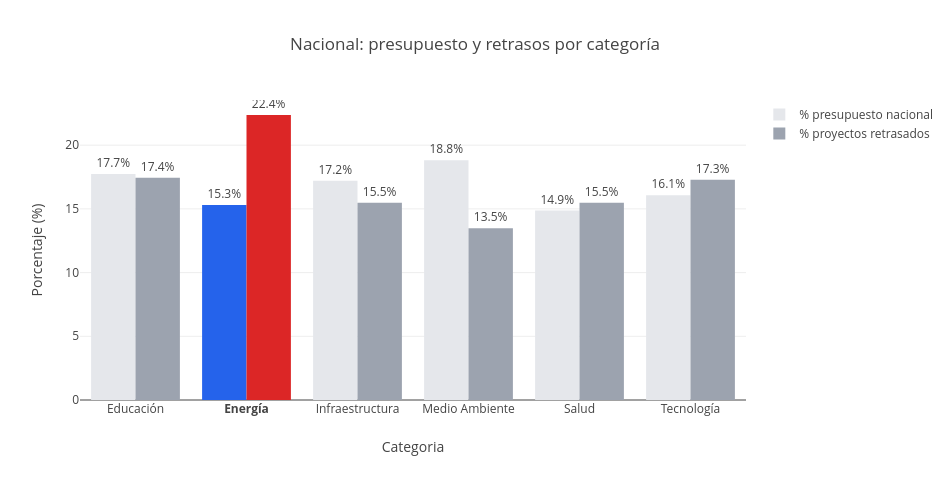

Notebook code cell kept with this figure:
### Code cell
cat_plot = cat_nacional.melt(
    id_vars=["Categoria"],
    value_vars=["Pct_Presup_Pais", "Pct_Retrasados"],
    var_name="Metrica",
    value_name="Porcentaje",
)
cat_plot["Metrica"] = cat_plot["Metrica"].map({
    "Pct_Presup_Pais": "% presupuesto nacional",
    "Pct_Retrasados": "% proyectos retrasados",
})

fig1 = px.bar(
    cat_plot,
    x="Categoria",
    y="Porcentaje",
    color="Metrica",
    barmode="group",
    text=cat_plot["Porcentaje"].round(1),
    title="Nacional: presupuesto y retrasos por categoría",
    color_discrete_map={
        "% presupuesto nacional": "#2563EB",
        "% proyectos retrasados": "#DC2626",
    },
    category_orders={"Categoria": ORDEN_CAT},
)

GRAY_PRESUP = "#E5E7EB"
GRAY_RETASO = "#9CA3AF"
COLOR_METRICA = {
    "% presupuesto nacional": "#2563EB",
    "% proyectos retrasados": "#DC2626",
}

for trace in fig1.data:
    if "presupuesto" in trace.name:
        color_activo, gray = COLOR_METRICA["% presupuesto nacional"], GRAY_PRESUP
    else:
        color_activo, gray = COLOR_METRICA["% proyectos retrasados"], GRAY_RETASO
    trace.marker.color = [
        color_activo if cat == "Energía" else gray for cat in trace.x
    ]

fig1.update_traces(texttemplate="%{text:.1f}%", textposition="outside")
fig1.update_layout(height=480, width=950, yaxis_title="Porcentaje (%)", legend_title="")

cats = list(fig1.data[0].x)
fig1.update_xaxes(
    tickmode="array",
    tickvals=cats,
    ticktext=[f"<b>{c}</b>" if c == "Energía" else c for c in cats],
)
fig1.show()

### Figure 1 — Plotly figure (JSON) as saved in the notebook; plotly's stock layout.template omitted (floating-point values rounded to 4 significant figures)
{"data": [{"alignmentgroup": "True", "hovertemplate": "Metrica=% presupuesto nacional<br>Categoria=%{x}<br>Porcentaje=%{y}<br>text=%{text}<extra></extra>", "legendgroup": "% presupuesto nacional", "marker": {"color": ["#E5E7EB", "#E5E7EB", "#E5E7EB", "#E5E7EB", "#2563EB", "#E5E7EB"], "pattern": {"shape": ""}}, "name": "% presupuesto nacional", "offsetgroup": "% presupuesto nacional", "orientation": "v", "showlegend": true, "text": [18.8, 17.7, 17.2, 16.1, 15.3, 14.9], "textposition": "outside", "texttemplate": "%{text:.1f}%", "type": "bar", "x": ["Medio Ambiente", "Educación", "Infraestructura", "Tecnología", "Energía", "Salud"], "xaxis": "x", "y": [18.81, 17.75, 17.21, 16.08, 15.3, 14.86], "yaxis": "y"}, {"alignmentgroup": "True", "hovertemplate": "Metrica=% proyectos retrasados<br>Categoria=%{x}<br>Porcentaje=%{y}<br>text=%{text}<extra></extra>", "legendgroup": "% proyectos retrasados", "marker": {"color": ["#9CA3AF", "#9CA3AF", "#9CA3AF", "#9CA3AF", "#DC2626", "#9CA3AF"], "pattern": {"shape": ""}}, "name": "% proyectos retrasados", "offsetgroup": "% proyectos retrasados", "orientation": "v", "showlegend": true, "text": [13.5, 17.4, 15.5, 17.3, 22.4, 15.5], "textposition": "outside", "texttemplate": "%{text:.1f}%", "type": "bar", "x": ["Medio Ambiente", "Educación", "Infraestructura", "Tecnología", "Energía", "Salud"], "xaxis": "x", "y": [13.48, 17.44, 15.48, 17.28, 22.37, 15.48], "yaxis": "y"}], "layout": {"barmode": "group", "height": 480, "legend": {"title": {"text": ""}, "tracegroupgap": 0}, "title": {"text": "Nacional: presupuesto y retrasos por categoría"}, "width": 950, "xaxis": {"anchor": "y", "categoryarray": ["Educación", "Energía", "Infraestructura", "Medio Ambiente", "Salud", "Tecnología"], "categoryorder": "array", "domain": [0, 1], "tickmode": "array", "ticktext": ["Medio Ambiente", "Educación", "Infraestructura", "Tecnología", "<b>Energía</b>", "Salud"], "tickvals": ["Medio Ambiente", "Educación", "Infraestructura", "Tecnología", "Energía", "Salud"], "title": {"text": "Categoria"}}, "yaxis": {"anchor": "x", "domain": [0, 1], "title": {"text": "Porcentaje (%)"}}}}
